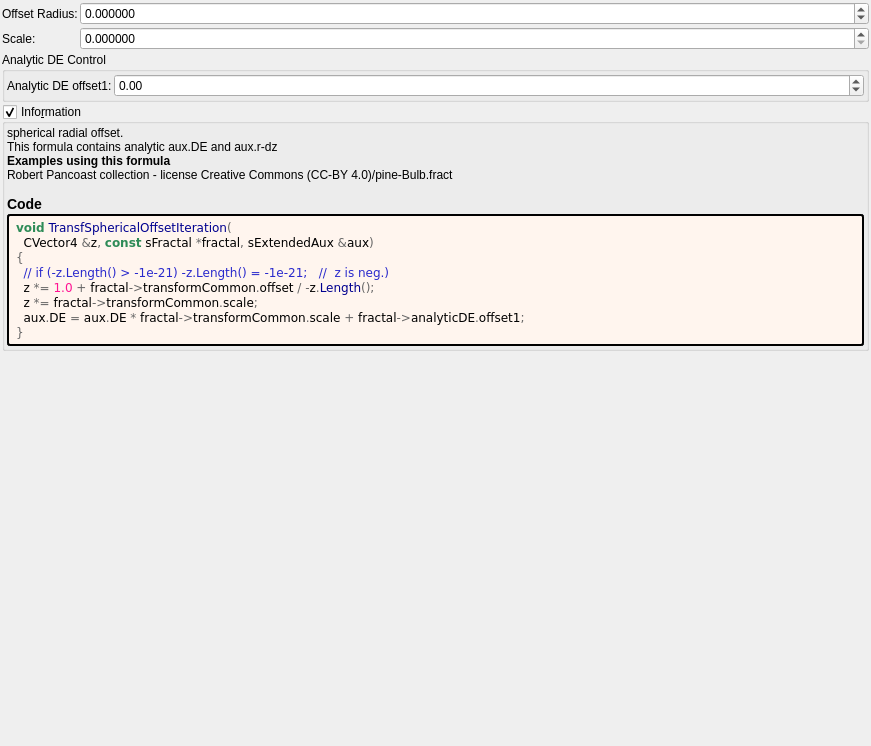
<?xml version="1.0" encoding="UTF-8"?>
<ui version="4.0">
 <class>transf_spherical_offset</class>
 <widget class="QWidget" name="Form">
  <property name="geometry">
   <rect>
    <x>0</x>
    <y>0</y>
    <width>871</width>
    <height>746</height>
   </rect>
  </property>
  <property name="windowTitle">
   <string notr="true">transf_spherical_offset</string>
  </property>
  <layout class="QVBoxLayout" name="verticalLayout">
   <property name="spacing">
    <number>2</number>
   </property>
   <property name="leftMargin">
    <number>2</number>
   </property>
   <property name="topMargin">
    <number>2</number>
   </property>
   <property name="rightMargin">
    <number>2</number>
   </property>
   <property name="bottomMargin">
    <number>2</number>
   </property>
   <item>
    <layout class="QGridLayout" name="gridLayout" columnstretch="0,1">
     <property name="spacing">
      <number>2</number>
     </property>
     <item row="0" column="0">
      <widget class="QLabel" name="label_142">
       <property name="text">
        <string>Offset Radius:</string>
       </property>
      </widget>
     </item>
     <item row="1" column="0">
      <widget class="QLabel" name="label_143">
       <property name="text">
        <string>Scale:</string>
       </property>
      </widget>
     </item>
     <item row="0" column="1">
      <widget class="MyDoubleSpinBox" name="spinbox_transf_offset">
       <property name="sizePolicy">
        <sizepolicy hsizetype="Minimum" vsizetype="Maximum">
         <horstretch>0</horstretch>
         <verstretch>0</verstretch>
        </sizepolicy>
       </property>
       <property name="prefix">
        <string/>
       </property>
       <property name="suffix">
        <string/>
       </property>
       <property name="decimals">
        <number>6</number>
       </property>
       <property name="minimum">
        <double>-99.989999999999995</double>
       </property>
       <property name="maximum">
        <double>99.989999999999995</double>
       </property>
       <property name="singleStep">
        <double>0.100000000000000</double>
       </property>
      </widget>
     </item>
     <item row="1" column="1">
      <widget class="MyDoubleSpinBox" name="spinbox_transf_scale">
       <property name="sizePolicy">
        <sizepolicy hsizetype="Minimum" vsizetype="Maximum">
         <horstretch>0</horstretch>
         <verstretch>0</verstretch>
        </sizepolicy>
       </property>
       <property name="prefix">
        <string/>
       </property>
       <property name="suffix">
        <string/>
       </property>
       <property name="decimals">
        <number>6</number>
       </property>
       <property name="minimum">
        <double>0.000000000000000</double>
       </property>
       <property name="maximum">
        <double>99.989999999999995</double>
       </property>
       <property name="singleStep">
        <double>0.100000000000000</double>
       </property>
      </widget>
     </item>
    </layout>
   </item>
   <item>
    <widget class="QGroupBox" name="groupBox_4">
     <property name="title">
      <string>Analytic DE Control</string>
     </property>
     <layout class="QVBoxLayout" name="verticalLayout_8">
      <property name="leftMargin">
       <number>2</number>
      </property>
      <property name="topMargin">
       <number>2</number>
      </property>
      <property name="rightMargin">
       <number>2</number>
      </property>
      <property name="bottomMargin">
       <number>2</number>
      </property>
      <item>
       <layout class="QGridLayout" name="gridLayout_26" columnstretch="0,0,1">
        <property name="spacing">
         <number>2</number>
        </property>
        <item row="0" column="1">
         <widget class="QLabel" name="label_177">
          <property name="text">
           <string>Analytic DE offset1:</string>
          </property>
         </widget>
        </item>
        <item row="0" column="2">
         <widget class="MyDoubleSpinBox" name="spinbox_analyticDE_offset_1">
          <property name="sizePolicy">
           <sizepolicy hsizetype="Minimum" vsizetype="Maximum">
            <horstretch>0</horstretch>
            <verstretch>0</verstretch>
           </sizepolicy>
          </property>
          <property name="prefix">
           <string/>
          </property>
          <property name="suffix">
           <string/>
          </property>
          <property name="decimals">
           <number>2</number>
          </property>
          <property name="minimum">
           <double>-36000.000000000000000</double>
          </property>
          <property name="maximum">
           <double>36000.000000000000000</double>
          </property>
          <property name="singleStep">
           <double>0.100000000000000</double>
          </property>
         </widget>
        </item>
       </layout>
      </item>
     </layout>
    </widget>
   </item>
   <item>
    <widget class="MyGroupBox" name="groupCheck_info">
     <property name="title">
      <string>Info&amp;rmation</string>
     </property>
     <property name="flat">
      <bool>false</bool>
     </property>
     <property name="checkable">
      <bool>true</bool>
     </property>
     <layout class="QVBoxLayout" name="verticalLayout_2">
      <property name="spacing">
       <number>2</number>
      </property>
      <property name="leftMargin">
       <number>2</number>
      </property>
      <property name="topMargin">
       <number>2</number>
      </property>
      <property name="rightMargin">
       <number>2</number>
      </property>
      <property name="bottomMargin">
       <number>2</number>
      </property>
      <item>
       <widget class="QLabel" name="label_information_general">
        <property name="text">
         <string notr="true">&lt;p&gt;spherical radial offset.&lt;br&gt;This formula contains analytic aux.DE and aux.r-dz&lt;/p&gt;&lt;table&gt;
&lt;/table&gt;
&lt;br&gt;&lt;b&gt;Examples using this formula&lt;/b&gt;&lt;br&gt;Robert Pancoast collection - license Creative Commons (CC-BY 4.0)/pine-Bulb.fract&lt;h3&gt;Code&lt;/h3&gt;</string>
        </property>
        <property name="wordWrap">
         <bool>true</bool>
        </property>
        <property name="openExternalLinks">
         <bool>true</bool>
        </property>
        <property name="textInteractionFlags">
         <set>Qt::LinksAccessibleByMouse|Qt::TextSelectableByMouse</set>
        </property>
       </widget>
      </item>
      <item>
       <widget class="QLabel" name="label_code_content">
        <property name="styleSheet">
         <string notr="true">border-style: outset; border-width: 2px; border-radius: 3px; border-color: black; background-color: #fff5ee; padding: 4px;</string>
        </property>
        <property name="text">
         <string notr="true">&lt;body style=&quot;background-color:#fff5ee&quot;&gt;
&lt;pre style=&quot;color:#000000; background-color:#fff5ee;  font-family:&#039;Courier New&#039;,monospace;white-space: pre-wrap;&quot;&gt;&lt;span style=&quot;color:#2e8b57; font-weight:bold&quot;&gt;void&lt;/span&gt; &lt;span style=&quot;color:#00008f&quot;&gt;TransfSphericalOffsetIteration&lt;/span&gt;&lt;span style=&quot;color:#676767&quot;&gt;(&lt;/span&gt;
  CVector4 &lt;span style=&quot;color:#676767&quot;&gt;&amp;amp;&lt;/span&gt;z&lt;span style=&quot;color:#676767&quot;&gt;,&lt;/span&gt; &lt;span style=&quot;color:#2e8b57; font-weight:bold&quot;&gt;const&lt;/span&gt; sFractal &lt;span style=&quot;color:#676767&quot;&gt;*&lt;/span&gt;fractal&lt;span style=&quot;color:#676767&quot;&gt;,&lt;/span&gt; sExtendedAux &lt;span style=&quot;color:#676767&quot;&gt;&amp;amp;&lt;/span&gt;aux&lt;span style=&quot;color:#676767&quot;&gt;)&lt;/span&gt;
&lt;span style=&quot;color:#676767&quot;&gt;{&lt;/span&gt;
  &lt;span style=&quot;color:#2929cc&quot;&gt;// if (-z.Length() &amp;gt; -1e-21) -z.Length() = -1e-21;   //  z is neg.)&lt;/span&gt;
  z &lt;span style=&quot;color:#676767&quot;&gt;*=&lt;/span&gt; &lt;span style=&quot;color:#ff1493&quot;&gt;1.0&lt;/span&gt; &lt;span style=&quot;color:#676767&quot;&gt;+&lt;/span&gt; fractal&lt;span style=&quot;color:#676767&quot;&gt;-&amp;gt;&lt;/span&gt;transformCommon&lt;span style=&quot;color:#676767&quot;&gt;.&lt;/span&gt;offset &lt;span style=&quot;color:#676767&quot;&gt;/ -&lt;/span&gt;z&lt;span style=&quot;color:#676767&quot;&gt;.&lt;/span&gt;&lt;span style=&quot;color:#00008f&quot;&gt;Length&lt;/span&gt;&lt;span style=&quot;color:#676767&quot;&gt;();&lt;/span&gt;
  z &lt;span style=&quot;color:#676767&quot;&gt;*=&lt;/span&gt; fractal&lt;span style=&quot;color:#676767&quot;&gt;-&amp;gt;&lt;/span&gt;transformCommon&lt;span style=&quot;color:#676767&quot;&gt;.&lt;/span&gt;scale&lt;span style=&quot;color:#676767&quot;&gt;;&lt;/span&gt;
  aux&lt;span style=&quot;color:#676767&quot;&gt;.&lt;/span&gt;DE &lt;span style=&quot;color:#676767&quot;&gt;=&lt;/span&gt; aux&lt;span style=&quot;color:#676767&quot;&gt;.&lt;/span&gt;DE &lt;span style=&quot;color:#676767&quot;&gt;*&lt;/span&gt; fractal&lt;span style=&quot;color:#676767&quot;&gt;-&amp;gt;&lt;/span&gt;transformCommon&lt;span style=&quot;color:#676767&quot;&gt;.&lt;/span&gt;scale &lt;span style=&quot;color:#676767&quot;&gt;+&lt;/span&gt; fractal&lt;span style=&quot;color:#676767&quot;&gt;-&amp;gt;&lt;/span&gt;analyticDE&lt;span style=&quot;color:#676767&quot;&gt;.&lt;/span&gt;offset1&lt;span style=&quot;color:#676767&quot;&gt;;&lt;/span&gt;
&lt;span style=&quot;color:#676767&quot;&gt;}&lt;/span&gt;
&lt;/pre&gt;
&lt;/body&gt;</string>
        </property>
        <property name="wordWrap">
         <bool>true</bool>
        </property>
        <property name="openExternalLinks">
         <bool>true</bool>
        </property>
        <property name="textInteractionFlags">
         <set>Qt::LinksAccessibleByMouse|Qt::TextSelectableByMouse</set>
        </property>
       </widget>
      </item>
     </layout>
    </widget>
   </item>
   <item>
    <spacer name="verticalSpacer">
     <property name="orientation">
      <enum>Qt::Vertical</enum>
     </property>
     <property name="sizeHint" stdset="0">
      <size>
       <width>20</width>
       <height>40</height>
      </size>
     </property>
    </spacer>
   </item>
  </layout>
 </widget>
 <customwidgets>
  <customwidget>
   <class>MyDoubleSpinBox</class>
   <extends>QDoubleSpinBox</extends>
   <header>my_double_spin_box.h</header>
  </customwidget>
  <customwidget>
   <class>MyGroupBox</class>
   <extends>QGroupBox</extends>
   <header>my_group_box.h</header>
   <container>1</container>
  </customwidget>
 </customwidgets>
 <tabstops>
  <tabstop>spinbox_transf_offset</tabstop>
  <tabstop>spinbox_transf_scale</tabstop>
  <tabstop>groupCheck_info</tabstop>
 </tabstops>
 <resources/>
 <connections/>
</ui>
